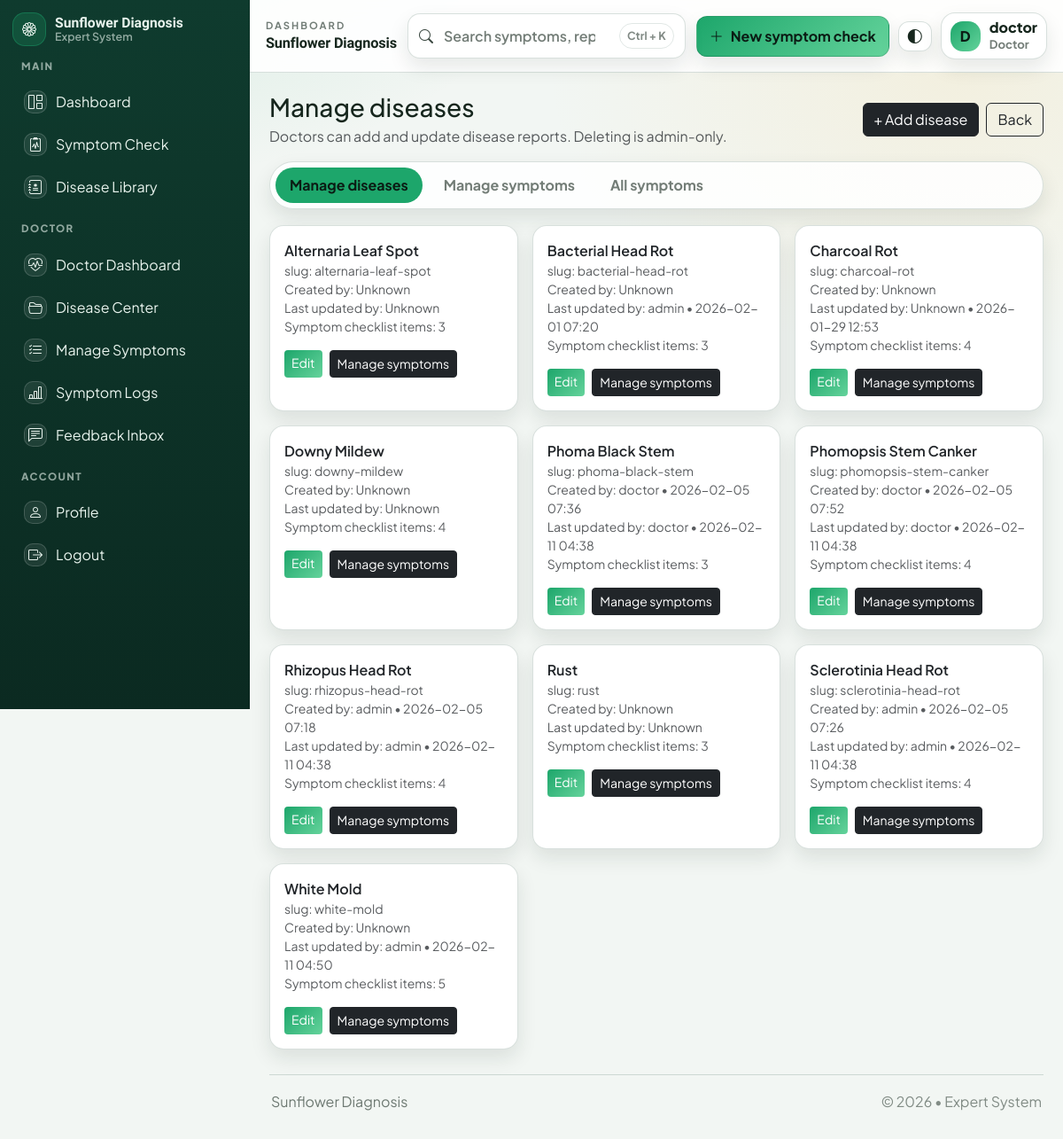
The page /admin/diseases (signed in) on the database its author committed.
### app/models/user.py (models this page shows, shortened)
class User(UserMixin, db.Model):
    __tablename__ = "users"
    id = db.Column(db.Integer, primary_key=True)
    username = db.Column(db.String(80), unique=True, nullable=False, index=True)
    email = db.Column(db.String(120), unique=True, nullable=False, index=True)
    password_hash = db.Column(db.String(255), nullable=False)
    role = db.Column(db.String(20), nullable=False, default="user")  # "user", "doctor", or "admin"
    created_at = db.Column(db.DateTime, default=datetime.utcnow, nullable=False)
    role_id = db.Column(db.Integer, db.ForeignKey("roles.id"), nullable=True, index=True)
    role_obj = db.relationship("Role", lazy="joined")
    symptom_checks = db.relationship(
        "SymptomCheck", back_populates="user", cascade="all, delete-orphan"
    )
    feedback_items = db.relationship(
        "Feedback", back_populates="user", cascade="all, delete-orphan"
    )
    def has_permission(self, permission_name: str) -> bool:
        if not permission_name:
            return False
        if self.role == "admin" and permission_name == "access_admin":
            return True
        try:
            q = (
                db.session.query(Permission.id)
                .join(role_permissions, Permission.id == role_permissions.c.permission_id)
                .filter(Permission.name == permission_name)
            )
            if self.role_id:
                q = q.filter(role_permissions.c.role_id == self.role_id)
            else:
                q = q.join(Role, Role.id == role_permissions.c.role_id).filter(Role.name == self.role)
            row = q.first()
            return row is not None
        except OperationalError:
            return self.role == "admin"

### app/models/disease.py (models this page shows, shortened)
class Disease(db.Model):
    __tablename__ = "diseases"
    id = db.Column(db.Integer, primary_key=True)
    slug = db.Column(db.String(80), unique=True, nullable=False)
    name = db.Column(db.String(120), nullable=False)
    symptoms = db.Column(db.Text, nullable=False)
    cause = db.Column(db.Text, nullable=False)
    treatment = db.Column(db.Text, nullable=False)
    prevention = db.Column(db.Text, nullable=False)
    image_filename = db.Column(db.String(200), nullable=True)
    created_by_id = db.Column(db.Integer, db.ForeignKey("users.id"), nullable=True, index=True)
    updated_by_id = db.Column(db.Integer, db.ForeignKey("users.id"), nullable=True, index=True)
    created_at = db.Column(db.DateTime, default=datetime.utcnow, nullable=True)
    updated_at = db.Column(
        db.DateTime, default=datetime.utcnow, onupdate=datetime.utcnow, nullable=True
    )
    symptom_checklist_json = db.Column(db.Text, nullable=True, default="[]")
    created_by = db.relationship("User", foreign_keys=[created_by_id], lazy="joined")
    updated_by = db.relationship("User", foreign_keys=[updated_by_id], lazy="joined")
    def checklist_items(self) -> list[dict]:
        try:
            items = json.loads(self.symptom_checklist_json or "[]")
            return items if isinstance(items, list) else []
        except Exception:
            return []

### app/routes/admin.py (the view)
@admin_bp.route("/diseases")
@login_required
@permission_required("manage_diseases")
def diseases():
    diseases = Disease.query.order_by(Disease.name.asc()).all()
    return render_template("admin/diseases.html", diseases=diseases)

### app/models/user.py (called while the page is built)
@login_manager.user_loader
def load_user(user_id: str):
    return User.query.get(int(user_id))

### app/utils.py (called while the page is built)
def permission_required(permission_name: str):
    def decorator(fn):
        @wraps(fn)
        def wrapper(*args, **kwargs):
            if not current_user.is_authenticated:
                abort(403)
            if not getattr(current_user, "has_permission", None):
                abort(403)
            if not current_user.has_permission(permission_name):
                abort(403)
            return fn(*args, **kwargs)
        return wrapper
    return decorator

### app/templates/admin/diseases.html (shortened to what this page needs)
{% extends "base.html" %}

### app/templates/base.html (shortened to what this page needs)
<!doctype html>
<html lang="en" data-theme="light" data-bs-theme="light">
<head>
  <link href="https://cdn.jsdelivr.net/npm/bootstrap@5.3.3/dist/css/bootstrap.min.css" rel="stylesheet">
  <link href="https://cdn.jsdelivr.net/npm/bootstrap-icons@1.11.3/font/bootstrap-icons.min.css" rel="stylesheet">
  <link rel="stylesheet" href="{{ url_for('static', filename='css/style.css') }}?v=3">
</head>
<body>
  {% set authed = current_user.is_authenticated %}
  {% if authed %}
  <div class="sf-app">
    <aside class="sf-sidebar" aria-label="Sidebar">
      <div class="sf-side-head">
        <a class="sf-brand" href="{{ url_for('main.home') }}">
          <span class="sf-brand-icon" aria-hidden="true"><i class="bi bi-flower1"></i></span>
          <span class="sf-brand-text">
            <span class="sf-brand-title">Sunflower Diagnosis</span>
            <span class="sf-brand-sub">Expert System</span>
          </span>
        </a>
      </div>
      <nav class="sf-nav">
        <div class="sf-nav-section">MAIN</div>
        <a class="sf-nav-item {% if request.path == '/' %}is-active{% endif %}" href="{{ url_for('main.home') }}">
          <span class="sf-nav-ico" aria-hidden="true"><i class="bi bi-grid-1x2"></i></span>
          <span>Dashboard</span>
        </a>
        <a class="sf-nav-item {% if request.path.startswith('/diagnose') %}is-active{% endif %}" href="{{ url_for('main.diagnose_page') }}">
          <span class="sf-nav-ico" aria-hidden="true"><i class="bi bi-clipboard2-pulse"></i></span>
          <span>Symptom Check</span>
        </a>
        <a class="sf-nav-item" href="{{ url_for('main.home') }}#library">
          <span class="sf-nav-ico" aria-hidden="true"><i class="bi bi-journal-medical"></i></span>
          <span>Disease Library</span>
        </a>
        {% if current_user.has_permission('manage_diseases') and not current_user.has_permission('access_admin') %}
          <div class="sf-nav-section">DOCTOR</div>
          <a class="sf-nav-item {% if request.path.startswith('/doctor') and (request.path == '/doctor' or request.path.startswith('/doctor/dashboard')) %}is-active{% endif %}" href="{{ url_for('doctor.dashboard') }}">
            <span class="sf-nav-ico" aria-hidden="true"><i class="bi bi-heart-pulse"></i></span>
            <span>Doctor Dashboard</span>
          </a>
          <a class="sf-nav-item {% if request.path.startswith('/doctor/diseases') or request.path.startswith('/doctor/disease/') %}is-active{% endif %}" href="{{ url_for('doctor.diseases') }}">
            <span class="sf-nav-ico" aria-hidden="true"><i class="bi bi-folder2-open"></i></span>
            <span>Disease Center</span>
          </a>
          <a class="sf-nav-item {% if request.path.startswith('/doctor/checklists') or request.path.startswith('/doctor/checklist/') %}is-active{% endif %}" href="{{ url_for('doctor.checklists') }}">
            <span class="sf-nav-ico" aria-hidden="true"><i class="bi bi-list-check"></i></span>
            <span>Manage Symptoms</span>
          </a>
          {% if current_user.has_permission('view_symptom_checks') %}
          <a class="sf-nav-item {% if request.path.startswith('/doctor/symptom') %}is-active{% endif %}" href="{{ url_for('doctor.symptom_checks') }}">
            <span class="sf-nav-ico" aria-hidden="true"><i class="bi bi-bar-chart-line"></i></span>
            <span>Symptom Logs</span>
          </a>
          {% endif %}
          <a class="sf-nav-item {% if request.path.startswith('/doctor/feedback') %}is-active{% endif %}" href="{{ url_for('doctor.feedback') }}">
            <span class="sf-nav-ico" aria-hidden="true"><i class="bi bi-chat-left-text"></i></span>
            <span>Feedback Inbox</span>
          </a>
        {% endif %}
        <div class="sf-nav-section">ACCOUNT</div>
        <a class="sf-nav-item {% if request.path.startswith('/user/profile') %}is-active{% endif %}" href="{{ url_for('user.profile') }}">
          <span class="sf-nav-ico" aria-hidden="true"><i class="bi bi-person"></i></span>
          <span>Profile</span>
        </a>
        <a class="sf-nav-item" href="{{ url_for('auth.logout') }}">
          <span class="sf-nav-ico" aria-hidden="true"><i class="bi bi-box-arrow-right"></i></span>
          <span>Logout</span>
        </a>
      </nav>
    </aside>
    <div class="sf-main">
      <header class="sf-topbar">
        <div class="sf-topbar-left">
          <div class="sf-topbar-meta">
            <div class="sf-topbar-kicker">Dashboard</div>
            <div class="sf-topbar-title">Sunflower Diagnosis</div>
          </div>
        </div>
        <form class="sf-search" role="search" method="get" action="{{ url_for('main.search') }}">
          <i class="bi bi-search sf-search-ico" aria-hidden="true"></i>
          <input class="sf-search-input" type="search" name="q" value="{{ request.args.get('q','') }}" placeholder="Search symptoms, reports, crops" autocomplete="off" aria-label="Search">
          <span class="sf-search-hint">Ctrl + K</span>
        </form>
        <div class="sf-top-actions">
          <a class="sf-primary-btn" href="{{ url_for('main.diagnose_page') }}">
            <i class="bi bi-plus-lg" aria-hidden="true"></i>
            New symptom check
          </a>
          <button class="sf-icon-btn" type="button" data-action="toggleTheme" title="Toggle theme" aria-label="Toggle theme">
            <i class="bi bi-circle-half" aria-hidden="true"></i>
          </button>
          <div class="sf-userchip" title="Signed in">
            <div class="sf-avatar" aria-hidden="true">{{ (current_user.username or 'U')[0] | upper }}</div>
            <div class="sf-userchip-text d-none d-sm-block">
              <div class="sf-userchip-name">{{ current_user.username }}</div>
              <div class="sf-userchip-role">{{ (current_user.role or 'user') | capitalize }}</div>
            </div>
          </div>
        </div>
      </header>
      <main class="sf-content">
        {{ page_content | safe }}
        <footer class="sf-footer">
          <div>Sunflower Diagnosis</div>
          <div class="sf-footer-muted">© 2026 • Expert System</div>
        </footer>
      </main>
    </div>
  </div>
  {% endif %}
</body>
</html>

### rows shown on the page
User: username "D", username "doctor", role "Doctor"
Disease: name "Manage diseases Doctors can add and update disease reports. Deleting is admin-only. + Add disease Back Manage diseases Manage symptoms All symptoms Alternaria Leaf Spot slug: alternaria-leaf-spot Created by: Unknown Last updated by: Unknown Symptom checklist items: 3 Edit Manage symptoms Bacterial Head Rot slug: bacterial-head-rot Created by: Unknown Last updated by: admin • 2026-02-01 07:20 Symptom checklist items: 3 Edit Manage symptoms Charcoal Rot slug: charcoal-rot Created by: Unknown Last updated by: Unknown • 2026-01-29 12:53 Symptom checklist items: 4 Edit Manage symptoms Downy Mildew slug: downy-mildew Created by: Unknown Last updated by: Unknown Symptom checklist items: 4 Edit…"
